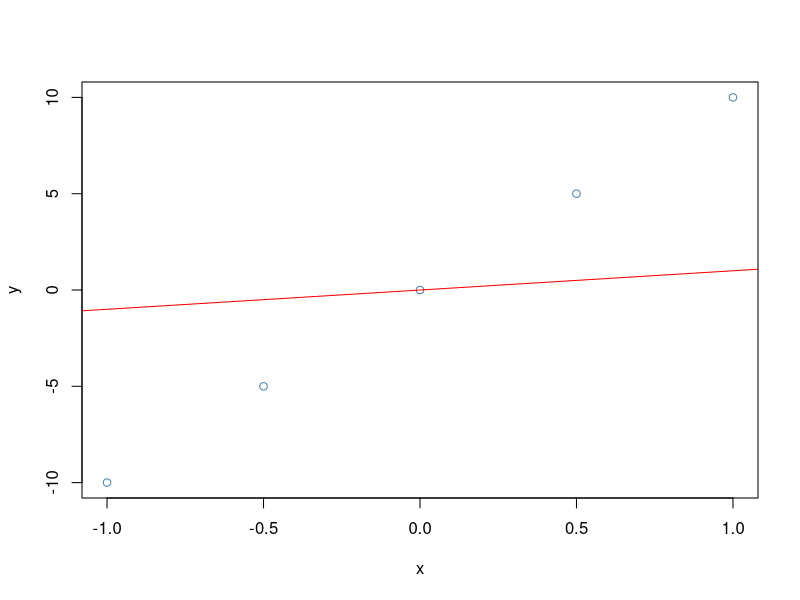

Here is the R script that generated this plot: (Note: this script raises an error after producing the figure.)
x<- c(-5.0, -3.9, -2.8, -1.7, -0.6,0.6, 1.7, 2.8, 3.9, 5.0)
y <- c(9.1, 5.5, 11.2, 6.7, 1.3, 5.7, 1.0, -4.4, -4.0, -11.0)

x<-seq(-1,1,0.5)
y<-seq(-10,10,5)

plot(x,y, col="steelblue")

# Uso a como pendiente, b ordenada al origen
p <- expand.grid(a=seq(-1, 1, by=0.01), b=seq(0, 3, 0.01))



error2 <- rep(NA, nrow(p))
for(k in 1:nrow(p)){
  a <- p$a[k]
  b <- p$b[k]
  
  error2[k] <- sum((y - (a*x + b))^2)
}



kmin <- which.min(error2)
a.best <- p$a[kmin]
b.best <- p$b[kmin]

#points(x, a.best*x+ b.best, pch=19, col="red")
abline(b.best, a.best, col="red")
print(p[kmin,])

errorL2 <- rep(NA, nrow(p))
for(k in 1:nrow(p)){
  a <- p$a[k]
  b <- p$b[k]

  errorL2[k] <- sum((y - (a*x + b))^2 / (a^2 + 1))
}

kmin <- which.min(errorEmi)
a.best <- p$a[kmin]
b.best <- p$b[kmin]

#points(x, a.best*x+ b.best, pch=19, col="red")
abline(b.best, a.best, col="green")
print(p[kmin,])

